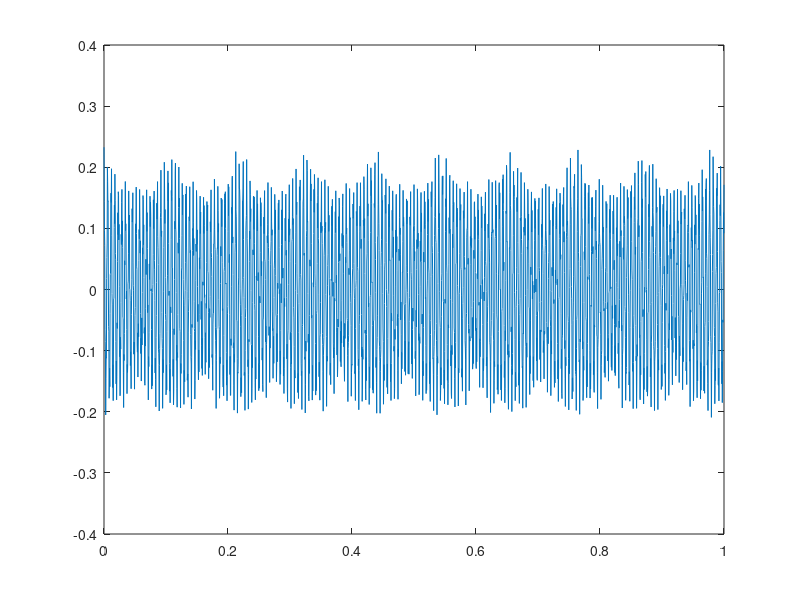

Write the MATLAB code that produced this figure.
clear

% TODO: where do these come from?
vsp_11 = 0.004; % First Harmonic
vrp_11 = 0.004;

vsp_12 = 0.002; % Second Harmonic
vrp_12 = 0.002;

vsp_13 = 0.0015; % Third Harmonic
vrp_13 = 0.0015;

v_21 = 0.1; % Fundamental Meshing Harmonic
v_31 = 0.5; % Fundamental Meshing Harmonic

alpha_1 = 0.9; % Damping with respect to the sun
alpha_2 = 0.4; % Damping with respect to the first parallel gear mesh
alpha_3 = 0.3; % Damping with respect to the second parallel gear mesh

% planetary gear
z_r = 99; % No of teeths on ring
z_s = 21; % No of teeths on sun
z_p = 38; % No of teeths on planets % TODO: never used?
phi_1 = 0; % phase angle with first planetary gear
phi_2 = 120; % phase angle with second planetary gear
phi_3 = 240; % phase angle with third planetary gear

% First parallel gear mesh
z_g1 = 95; % No of teeths on g1
z_g2 = 21; % No of teeths on g2

% Second parallel gear mesh
z_g3 = 123; % No of teeths on g3
z_g4 = 25; % No of teeths on g4 % TODO: never used?


w_c = 3.33; % Carrier frequency in Hz
w_s = (1+z_r/z_s)*w_c; % Sun frequency in Hz
w_m1 = z_r*w_c; % Meshing Frequency of the planetary gear
w_m2 = (1+z_r/z_s)*z_g1*w_c; % Meshing Frequency of first parallel gear
w_m3 = (1+z_r/z_s)*(z_g1/z_g2)*z_g3*w_c; % Meshing Frequency of second parallel gear

sample_freq = 2560; % Sampling Frequency

t = (0:1/sample_freq:1); % 1 seconds of data (time)


% Sun-Planetary gear signal over the first 3 harmonics
x_sp1 = vsp_11*cos(1*pi*w_m1*(t+(phi_1/(w_s-w_c)))) + vsp_12*cos(2*pi*w_m1*(t+(phi_1/(w_s-w_c)))) + vsp_13*cos(3*pi*w_m1*(t+(phi_1/(w_s-w_c))));
x_sp2 = vsp_11*cos(1*pi*w_m1*(t+(phi_2/(w_s-w_c)))) + vsp_12*cos(2*pi*w_m1*(t+(phi_2/(w_s-w_c)))) + vsp_13*cos(3*pi*w_m1*(t+(phi_2/(w_s-w_c))));
x_sp3 = vsp_11*cos(1*pi*w_m1*(t+(phi_3/(w_s-w_c)))) + vsp_12*cos(2*pi*w_m1*(t+(phi_3/(w_s-w_c)))) + vsp_13*cos(3*pi*w_m1*(t+(phi_3/(w_s-w_c))));

% Ring-Planetary gear signal over the first 3 harmonics
x_rp1 = vrp_11*cos(1*pi*w_m1*(t-(phi_1/w_c))) + vrp_12*cos(2*pi*w_m1*(t-(phi_1/w_c))) + vrp_13*cos(3*pi*w_m1*(t-(phi_1/w_c)));
x_rp2 = vrp_11*cos(1*pi*w_m1*(t-(phi_2/w_c))) + vrp_12*cos(2*pi*w_m1*(t-(phi_2/w_c))) + vrp_13*cos(3*pi*w_m1*(t-(phi_2/w_c)));
x_rp3 = vrp_11*cos(1*pi*w_m1*(t-(phi_3/w_c))) + vrp_12*cos(2*pi*w_m1*(t-(phi_3/w_c))) + vrp_13*cos(3*pi*w_m1*(t-(phi_3/w_c)));

% First Parallel gear signal
x_2 = v_21*cos(1*pi*w_m2*t);

% Second Parallel gear signal
x_3 = v_31*cos(1*pi*w_m3*t);

% Overall Signal
x_final = alpha_1*x_sp1 + alpha_1*x_sp2 + alpha_1*x_sp3 + x_rp1 + x_rp2 + x_rp3 + alpha_2*x_2 + alpha_3*x_3;

figure;
plot(t,x_final);
